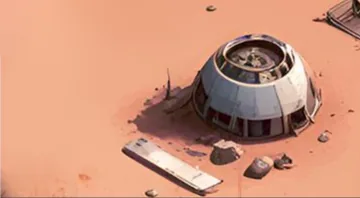
#> input picture games/recycled/src/assets/art/tile-amplifier.webp, 360 x 198 px, given in place of tile-tile-amplifier.webp, which was not available
$ python cutout_sheet.py
#> lines starting #> are read from the running program, lines starting #| are printed output that depends on the picture
"""Lay every cut-out beside the tile it came from, at the size the player sees them.

    python3 tools/cutout_sheet.py [out.png]

A hex is about 87 CSS px on the iPad layout, so each pair is drawn at that width on the game's own
hex colour, then doubled for looking at. Anything that reads worse than its tile at this size is a
cut-out to redo, whatever it looks like at full resolution.
"""
import sys
from pathlib import Path

from PIL import Image, ImageDraw

GAME = Path(__file__).resolve().parent.parent
ART = GAME / 'src/assets/art'
CUT = GAME / 'src/assets/cutouts'
HEX_BG = (247, 243, 238)
PLAY_W = 87


def main() -> None:
    out = Path(sys.argv[1]) if len(sys.argv) > 1 else GAME.parent.parent / '.screens/art/cutout-sheet.png'
    kinds = sorted(p.stem for p in CUT.glob('*.webp'))
    if not kinds:
        print('no cut-outs yet')
        return

    cell_w, cell_h, gap, label = PLAY_W * 2 + 8, 0, 18, 16
    tiles = {}
    for k in kinds:
        tile = Image.open(ART / f'tile-{k}.webp').convert('RGBA')
        cut = Image.open(CUT / f'{k}.webp').convert('RGBA')
        h = round(PLAY_W * tile.height / tile.width)
#> h = 48
        tiles[k] = (tile.resize((PLAY_W, h), Image.LANCZOS), cut.resize((PLAY_W, h), Image.LANCZOS))
        cell_h = max(cell_h, h)
#> cell_h = 48

    cols = 4
    rows = (len(kinds) + cols - 1) // cols
    sheet = Image.new('RGB', (cols * (cell_w + gap) + gap, rows * (cell_h + label + gap) + gap), HEX_BG)
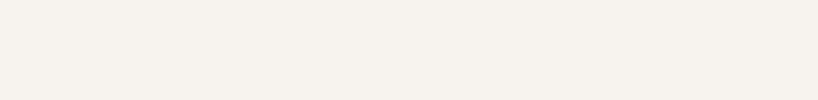
#> sheet: PIL image 818x100 RGB; mean R, G, B 247, 243, 238
    d = ImageDraw.Draw(sheet)
    for i, k in enumerate(kinds):
        x = gap + (i % cols) * (cell_w + gap)
        y = gap + (i // cols) * (cell_h + label + gap)
        tile, cut = tiles[k]
        sheet.paste(tile, (x, y), tile)
        sheet.paste(cut, (x + PLAY_W + 8, y), cut)
        d.text((x, y + cell_h + 3), f'{k}  (tile | cut)', fill=(80, 50, 35))
#> this loop made 1 pass
#> pass 1, in main, `tile, cut = tiles[k]`:
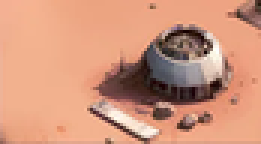
#> tile: PIL image 87x48 RGBA (shown 3 times larger); mean R, G, B, A 207.4, 149.4, 123.6, 255
#> after the loop:
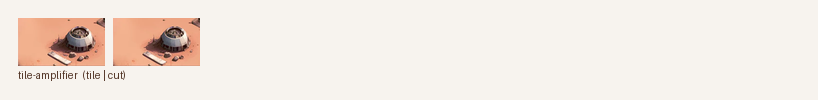
#> sheet: PIL image 818x100 RGB; mean R, G, B 242.5, 232.9, 225.7

    out.parent.mkdir(parents=True, exist_ok=True)
    sheet.resize((sheet.width * 2, sheet.height * 2), Image.LANCZOS).save(out)
    print(f'{len(kinds)} cut-outs -> {out}')


if __name__ == '__main__':
    main()

$ run again, on games/recycled/src/assets/art/tile-recycler.webp
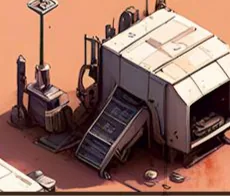
#> input picture games/recycled/src/assets/art/tile-recycler.webp, 230 x 196 px, given in place of tile-tile-recycler.webp, which was not available
#> the loop in main, `for i, k in enumerate(kinds):` made 1 pass
#> pass 1, in main, `tile, cut = tiles[k]`:
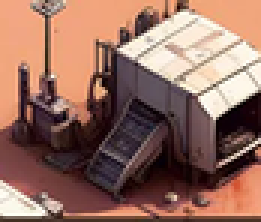
#> tile: PIL image 87x74 RGBA (shown 3 times larger); mean R, G, B, A 147.5, 109, 96.1, 255
#> after the loop in main, `for i, k in enumerate(kinds):`:
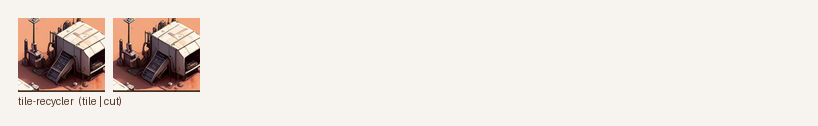
#> sheet: PIL image 818x126 RGB; mean R, G, B 234.2, 225.9, 219.8
